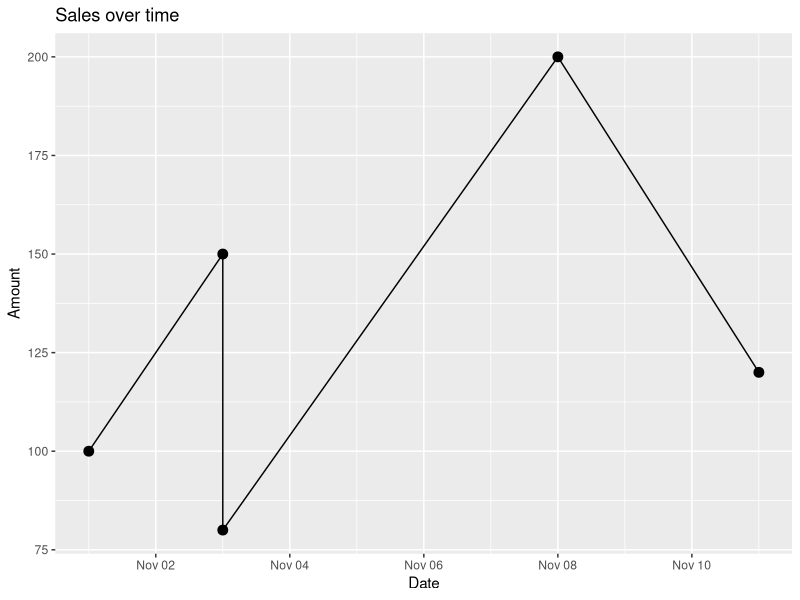

Reproduce this figure in R.
## ---- chunk 1
#| label: setup
#| include: false
knitr::opts_chunk$set(
  echo = TRUE,
  message = FALSE,
  warning = FALSE,
  fig.width = 6,
  fig.height = 3.6,
  fig.align = "center",
  dpi = 120,
  error = TRUE,
  fig.path = "_figs/lubridate-dates/"
)
library(tidyverse)
## ---- chunk 2
x <- "2026-11-11"
class(x)
## ---- chunk 3
library(tidyverse)
library(lubridate)
## ---- chunk 4
class(as.Date("2026-11-11"))
class(as.POSIXct("2026-11-11 14:30:00", tz = "UTC"))
class(strptime("2026-11-11 14:30:00", format = "%Y-%m-%d %H:%M:%S", tz = "UTC"))
class(parse_time("14:30:00"))
## ---- chunk 5
ymd("2017-01-31")
ymd_hms("2017-01-31 20:11:59")
## ---- chunk 6
class(as.Date("2026-11-11") - as.Date("2026-11-01"))
class(ddays(1))
class(days(1))
class(interval(ymd("2026-11-01"), ymd("2026-11-11")))
## ---- chunk 7
x <- "2026-11-11"
d <- as.Date(x)
d
class(d)
## ---- chunk 8
as.Date("11/25/2026", format = "%m/%d/%Y")
as.Date("25-Nov-2026", format = "%d-%b-%Y")
## ---- chunk 9
dt <- as.POSIXct(
  "2026-11-11 14:30:00",
  format = "%Y-%m-%d %H:%M:%S",
  tz = "UTC"
)
dt
class(dt)
## ---- chunk 10
lt <- strptime(
  "11/25/2026 14:30",
  format = "%m/%d/%Y %H:%M",
  tz = "UTC"
)
lt
class(lt)
## ---- chunk 11
d <- as.Date("2026-11-11")
format(d, "%B %d, %Y")
format(d, "%Y")
class(format(d, "%Y"))
## ---- chunk 12
parse_date("2026-11-11")
parse_date("11/25/2026", format = "%m/%d/%Y")

parse_datetime("2026-11-11 14:30:00")

parse_time("14:30:00")
parse_time("2:30pm")
## ---- chunk 13
#| warning: true
dates <- parse_date(c("2026-11-11", "2026-13-25", "2026-12-01"))
dates
problems(dates)
## ---- chunk 14
ymd("2026-11-25")
mdy("11/25/2026")
dmy("25/11/2026")

ymd("2017-01-31")
mdy("January 31st, 2017")
dmy("31-Jan-2017")
## ---- chunk 15
x <- "11/25/2026"
as.Date(x, format = "%m/%d/%Y")
parse_date(x, format = "%m/%d/%Y")
mdy(x)
## ---- chunk 16
ymd_hms("2026-11-11 14:30:45", tz = "UTC")
ymd_hm("2026-11-11 14:30", tz = "UTC")
mdy_hms("11/11/2026 14:30:45", tz = "UTC")
dmy_hm("11 November 2026 14:30", tz = "UTC")

ymd_hms("2017-01-31 20:11:59")
mdy_hm("01/31/2017 08:15")
## ---- chunk 17
make_date(2017, 1, 31)
make_datetime(2017, 1, 31, 20, 11, 59)
## ---- chunk 18
as_date("2026-11-11")
as_datetime("2026-11-11 14:30:00")
as_datetime(as_date("2026-11-11"))
as_datetime(as_date("2026-11-11"), tz = "America/New_York")
## ---- chunk 19
#| warning: true
as_date("11/25/2026")
as_date("11/25/2026", format = "%m/%d/%Y")
## ---- chunk 20
as_date(0)
as_date(1)
as_datetime(0)
as_datetime(3600)
## ---- chunk 21
ny <- ymd_hms("2026-11-11 22:00:00", tz = "America/New_York")
ny
with_tz(ny, "UTC")
as.Date(ny)
as_date(ny)
as_date(ny, tz = "UTC")
## ---- chunk 22
d <- ymd("2026-11-11")
year(d)
month(d)
day(d)
month(d, label = TRUE)
wday(d, label = TRUE)
## ---- chunk 23
dt <- ymd_hms("2016-07-08 12:34:56")
year(dt)
month(dt)
month(dt, label = TRUE)
day(dt)
wday(dt)
wday(dt, label = TRUE)
hour(dt)
yday(dt)
quarter(dt)
## ---- chunk 24
format(d, "%Y")
class(format(d, "%Y"))
year(d)
class(year(d))
## ---- chunk 25
d <- ymd("2026-11-11")
year(d) <- 2027
d
month(d) <- 12
d
## ---- chunk 26
d <- ymd("2026-11-11")
d + days(10)
d + months(2)
d + years(1)
## ---- chunk 27
start <- ymd("2026-11-01")
end <- ymd("2026-11-11")
end - start
## ---- chunk 28
interval(start, end)
time_length(interval(start, end), unit = "days")
## ---- chunk 29
d <- ymd("2026-11-11")
floor_date(d, unit = "month")
ceiling_date(d, unit = "month")
## ---- chunk 30
ddays(1)
days(1)
years(1)

ymd("2016-01-01") + ddays(365)
ymd("2016-01-01") + days(365)
ymd("2016-01-01") + years(1)
ymd("2016-01-01") + dyears(1)
## ---- chunk 31
int <- interval(ymd("2004-01-01"), ymd("2018-12-21"))
int
as.duration(int)
## ---- chunk 32
dt <- ymd_hms("2026-11-11 14:30:00", tz = "UTC")
with_tz(dt, "America/New_York")
force_tz(dt, "America/New_York")
## ---- chunk 33
x <- ymd_hms("2020-03-08 01:30:00")
x
force_tz(x, "America/New_York")
with_tz(x, "America/New_York")
## ---- chunk 34
toy <- tibble(
  start = mdy_hm(c("3/13/2016 1:30", "3/13/2016 1:30")),
  end   = mdy_hm(c("3/13/2016 3:30", "3/13/2016 3:30"))
)
toy |>
  mutate(
    start_ny = force_tz(start, "America/New_York"),
    end_ny = force_tz(end, "America/New_York"),
    hours_utc = as.numeric(end - start, units = "hours"),
    hours_ny = as.numeric(end_ny - start_ny, units = "hours")
  ) |>
  select(hours_utc, hours_ny)
## ---- chunk 35
sales <- tibble(
  customer = c("A", "B", "C", "D", "E"),
  date_string = c(
    "11/01/2026",
    "11/03/2026",
    "11/03/2026",
    "11/08/2026",
    "11/11/2026"
  ),
  amount = c(100, 150, 80, 200, 120)
)

sales <- sales |>
  mutate(
    date = mdy(date_string),
    year = year(date),
    month = month(date),
    weekday = wday(date, label = TRUE)
  )

sales
## ---- chunk 36
sales |>
  group_by(weekday) |>
  summarise(total_sales = sum(amount), .groups = "drop")
## ---- chunk 37
#| label: sales-plot
#| fig-alt: "Sales amounts from November 1 to November 11, 2026, with two points on November 3."
sales |>
  ggplot(aes(x = date, y = amount)) +
  geom_point(size = 3) +
  geom_line(group = 1) +
  labs(title = "Sales over time", x = "Date", y = "Amount")
## ---- chunk 38
events <- tribble(
  ~year, ~month, ~day,
  2009,     12,   31,
  2010,      1,   15,
  2010,      2,    1,
  2010,      3,   10
)
